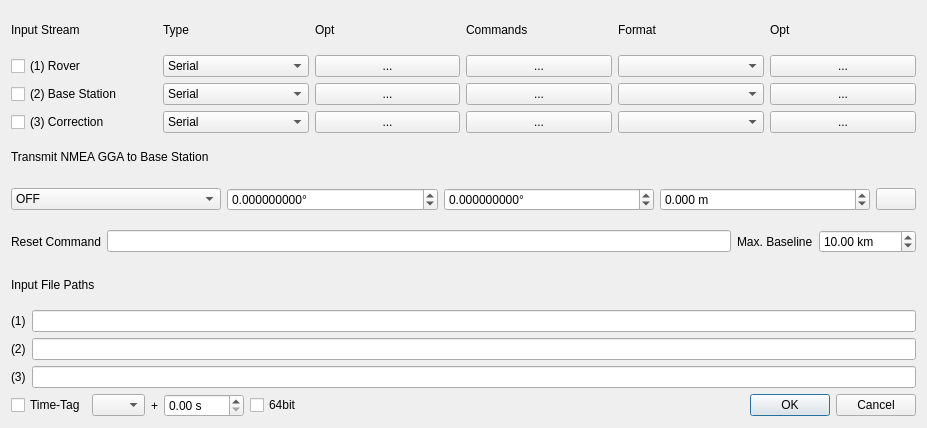
<?xml version="1.0" encoding="UTF-8"?>
<ui version="4.0">
 <class>InputStrDialog</class>
 <widget class="QWidget" name="InputStrDialog">
  <property name="geometry">
   <rect>
    <x>0</x>
    <y>0</y>
    <width>927</width>
    <height>428</height>
   </rect>
  </property>
  <property name="windowTitle">
   <string>Input Streams</string>
  </property>
  <property name="toolTip">
   <string/>
  </property>
  <layout class="QGridLayout" name="gridLayout">
   <item row="14" column="0">
    <widget class="QWidget" name="panelTags" native="true">
     <layout class="QGridLayout" name="gridLayout_4">
      <property name="leftMargin">
       <number>0</number>
      </property>
      <property name="topMargin">
       <number>0</number>
      </property>
      <property name="rightMargin">
       <number>0</number>
      </property>
      <property name="bottomMargin">
       <number>0</number>
      </property>
      <item row="0" column="1">
       <widget class="QComboBox" name="cBTimeSpeed">
        <property name="toolTip">
         <string>Select the replay speed (required time-tag file)</string>
        </property>
        <item>
         <property name="text">
          <string/>
         </property>
        </item>
        <item>
         <property name="text">
          <string>x0.1</string>
         </property>
        </item>
        <item>
         <property name="text">
          <string>x0.2</string>
         </property>
        </item>
        <item>
         <property name="text">
          <string>x0.5</string>
         </property>
        </item>
        <item>
         <property name="text">
          <string>x1</string>
         </property>
        </item>
        <item>
         <property name="text">
          <string>x2</string>
         </property>
        </item>
        <item>
         <property name="text">
          <string>x5</string>
         </property>
        </item>
        <item>
         <property name="text">
          <string>x10</string>
         </property>
        </item>
       </widget>
      </item>
      <item row="0" column="2">
       <widget class="QLabel" name="lblPlus">
        <property name="text">
         <string>+</string>
        </property>
       </widget>
      </item>
      <item row="0" column="3">
       <widget class="QDoubleSpinBox" name="sBTimeStart">
        <property name="suffix">
         <string> s</string>
        </property>
        <property name="maximum">
         <double>3600.000000000000000</double>
        </property>
       </widget>
      </item>
      <item row="0" column="0">
       <widget class="QCheckBox" name="cBTimeTag">
        <property name="toolTip">
         <string>Enable time-tag replay</string>
        </property>
        <property name="text">
         <string>Time-Tag</string>
        </property>
       </widget>
      </item>
      <item row="0" column="4">
       <widget class="QCheckBox" name="cB64Bit">
        <property name="toolTip">
         <string>Use 64 bit time-tags</string>
        </property>
        <property name="text">
         <string>64bit</string>
        </property>
       </widget>
      </item>
     </layout>
    </widget>
   </item>
   <item row="9" column="0" colspan="2">
    <widget class="QWidget" name="PanelInputs" native="true">
     <layout class="QGridLayout" name="gridLayout_6">
      <property name="leftMargin">
       <number>0</number>
      </property>
      <property name="topMargin">
       <number>0</number>
      </property>
      <property name="rightMargin">
       <number>0</number>
      </property>
      <property name="bottomMargin">
       <number>0</number>
      </property>
      <item row="1" column="0">
       <widget class="QLabel" name="label_1">
        <property name="text">
         <string>(1)</string>
        </property>
       </widget>
      </item>
      <item row="2" column="1">
       <widget class="QLineEdit" name="lEFilePath2">
        <property name="toolTip">
         <string>Specify file name for base station data</string>
        </property>
       </widget>
      </item>
      <item row="3" column="1">
       <widget class="QLineEdit" name="lEFilePath3">
        <property name="toolTip">
         <string>Specify file name for correction data</string>
        </property>
       </widget>
      </item>
      <item row="2" column="0">
       <widget class="QLabel" name="label_2">
        <property name="text">
         <string>(2)</string>
        </property>
       </widget>
      </item>
      <item row="3" column="0">
       <widget class="QLabel" name="label_3">
        <property name="text">
         <string>(3)</string>
        </property>
       </widget>
      </item>
      <item row="0" column="0" colspan="2">
       <widget class="QLabel" name="lblInputFilePath">
        <property name="toolTip">
         <string/>
        </property>
        <property name="text">
         <string>Input File Paths</string>
        </property>
        <property name="buddy">
         <cstring>lEFilePath1</cstring>
        </property>
       </widget>
      </item>
      <item row="1" column="1">
       <widget class="QLineEdit" name="lEFilePath1">
        <property name="toolTip">
         <string>Specify file name for rover data</string>
        </property>
       </widget>
      </item>
     </layout>
    </widget>
   </item>
   <item row="14" column="1">
    <widget class="QDialogButtonBox" name="buttonBox">
     <property name="standardButtons">
      <set>QDialogButtonBox::StandardButton::Cancel|QDialogButtonBox::StandardButton::Ok</set>
     </property>
    </widget>
   </item>
   <item row="1" column="0" colspan="2">
    <widget class="QWidget" name="wgNMEA" native="true">
     <layout class="QGridLayout" name="gridLayout_3">
      <property name="leftMargin">
       <number>0</number>
      </property>
      <property name="topMargin">
       <number>0</number>
      </property>
      <property name="rightMargin">
       <number>0</number>
      </property>
      <property name="bottomMargin">
       <number>0</number>
      </property>
      <item row="0" column="0">
       <widget class="QLabel" name="lblNmea">
        <property name="text">
         <string>Transmit NMEA GGA to Base Station</string>
        </property>
        <property name="buddy">
         <cstring>cBNmeaRequestType</cstring>
        </property>
       </widget>
      </item>
      <item row="1" column="0">
       <widget class="QWidget" name="widget" native="true">
        <layout class="QGridLayout" name="gridLayout_5">
         <property name="leftMargin">
          <number>0</number>
         </property>
         <property name="topMargin">
          <number>0</number>
         </property>
         <property name="rightMargin">
          <number>0</number>
         </property>
         <property name="bottomMargin">
          <number>0</number>
         </property>
         <item row="0" column="3">
          <widget class="QDoubleSpinBox" name="sBNmeaPosition3">
           <property name="toolTip">
            <string>Height to send to base station</string>
           </property>
           <property name="suffix">
            <string> m</string>
           </property>
           <property name="decimals">
            <number>3</number>
           </property>
           <property name="minimum">
            <double>-200.000000000000000</double>
           </property>
           <property name="maximum">
            <double>8000.000000000000000</double>
           </property>
          </widget>
         </item>
         <item row="0" column="1">
          <widget class="QDoubleSpinBox" name="sBNmeaPosition1">
           <property name="toolTip">
            <string>Latitude to send to base station</string>
           </property>
           <property name="suffix">
            <string>°</string>
           </property>
           <property name="decimals">
            <number>9</number>
           </property>
           <property name="minimum">
            <double>-180.000000000000000</double>
           </property>
           <property name="maximum">
            <double>180.000000000000000</double>
           </property>
          </widget>
         </item>
         <item row="0" column="2">
          <widget class="QDoubleSpinBox" name="sBNmeaPosition2">
           <property name="toolTip">
            <string>Longitude to send to base station</string>
           </property>
           <property name="suffix">
            <string>°</string>
           </property>
           <property name="decimals">
            <number>9</number>
           </property>
           <property name="minimum">
            <double>-90.000000000000000</double>
           </property>
           <property name="maximum">
            <double>90.000000000000000</double>
           </property>
          </widget>
         </item>
         <item row="0" column="0">
          <widget class="QComboBox" name="cBNmeaRequestType">
           <property name="toolTip">
            <string>Transmit the approximate position of the rover to the base station</string>
           </property>
           <item>
            <property name="text">
             <string>OFF</string>
            </property>
           </item>
           <item>
            <property name="text">
             <string>Latitude/Longitude</string>
            </property>
           </item>
           <item>
            <property name="text">
             <string>Single Solution</string>
            </property>
           </item>
          </widget>
         </item>
         <item row="0" column="4">
          <widget class="QPushButton" name="btnPosition">
           <property name="sizePolicy">
            <sizepolicy hsizetype="Fixed" vsizetype="Fixed">
             <horstretch>0</horstretch>
             <verstretch>0</verstretch>
            </sizepolicy>
           </property>
           <property name="toolTip">
            <string>Select rover position from station list</string>
           </property>
           <property name="icon">
            <iconset resource="../icon/resources.qrc">
             <normaloff>:/buttons/ori</normaloff>:/buttons/ori</iconset>
           </property>
          </widget>
         </item>
        </layout>
       </widget>
      </item>
      <item row="3" column="0">
       <widget class="QWidget" name="widget_3" native="true">
        <layout class="QGridLayout" name="gridLayout_7">
         <property name="leftMargin">
          <number>0</number>
         </property>
         <property name="topMargin">
          <number>0</number>
         </property>
         <property name="rightMargin">
          <number>0</number>
         </property>
         <property name="bottomMargin">
          <number>0</number>
         </property>
         <item row="0" column="2">
          <widget class="QLabel" name="lblMaxBaseLine">
           <property name="text">
            <string>Max. Baseline</string>
           </property>
           <property name="buddy">
            <cstring>sBMaxBaseLine</cstring>
           </property>
          </widget>
         </item>
         <item row="0" column="0">
          <widget class="QLabel" name="lblResetCmd">
           <property name="text">
            <string>Reset Command</string>
           </property>
           <property name="buddy">
            <cstring>lEResetCmd</cstring>
           </property>
          </widget>
         </item>
         <item row="0" column="1">
          <widget class="QLineEdit" name="lEResetCmd">
           <property name="toolTip">
            <string>Reset command to send when max. baseline is reached</string>
           </property>
          </widget>
         </item>
         <item row="0" column="3">
          <widget class="QDoubleSpinBox" name="sBMaxBaseLine">
           <property name="toolTip">
            <string>Maximum baseline which will trigger the reset command to be executed</string>
           </property>
           <property name="suffix">
            <string> km</string>
           </property>
           <property name="maximum">
            <double>99999.990000000005239</double>
           </property>
           <property name="value">
            <double>10.000000000000000</double>
           </property>
          </widget>
         </item>
        </layout>
       </widget>
      </item>
     </layout>
    </widget>
   </item>
   <item row="0" column="0" colspan="2">
    <widget class="QWidget" name="panelStream" native="true">
     <layout class="QGridLayout" name="gridLayout_2">
      <property name="leftMargin">
       <number>0</number>
      </property>
      <property name="topMargin">
       <number>0</number>
      </property>
      <property name="rightMargin">
       <number>0</number>
      </property>
      <property name="bottomMargin">
       <number>0</number>
      </property>
      <item row="0" column="5">
       <widget class="QLabel" name="lblReceiverOptions">
        <property name="toolTip">
         <string/>
        </property>
        <property name="text">
         <string>Opt</string>
        </property>
       </widget>
      </item>
      <item row="0" column="1">
       <widget class="QLabel" name="lblStreamType">
        <property name="toolTip">
         <string/>
        </property>
        <property name="text">
         <string>Type</string>
        </property>
       </widget>
      </item>
      <item row="2" column="2">
       <widget class="QPushButton" name="btnStream2">
        <property name="toolTip">
         <string>Select options for the base station data stream</string>
        </property>
        <property name="text">
         <string>...</string>
        </property>
       </widget>
      </item>
      <item row="3" column="1">
       <widget class="QComboBox" name="cBStream3">
        <property name="toolTip">
         <string>Select input stream type for corrections</string>
        </property>
        <item>
         <property name="text">
          <string>Serial</string>
         </property>
        </item>
        <item>
         <property name="text">
          <string>TCP Client</string>
         </property>
        </item>
        <item>
         <property name="text">
          <string>TCP Server</string>
         </property>
        </item>
        <item>
         <property name="text">
          <string>NTRIP Client</string>
         </property>
        </item>
        <item>
         <property name="text">
          <string>File</string>
         </property>
        </item>
        <item>
         <property name="text">
          <string>FTP</string>
         </property>
        </item>
        <item>
         <property name="text">
          <string>HTTP</string>
         </property>
        </item>
       </widget>
      </item>
      <item row="3" column="3">
       <widget class="QPushButton" name="btnCmd3">
        <property name="toolTip">
         <string>Specify additional commands for the correction data stream</string>
        </property>
        <property name="text">
         <string>...</string>
        </property>
       </widget>
      </item>
      <item row="1" column="3">
       <widget class="QPushButton" name="btnCmd1">
        <property name="toolTip">
         <string>Specify additional commands for the rover</string>
        </property>
        <property name="text">
         <string>...</string>
        </property>
       </widget>
      </item>
      <item row="0" column="4">
       <widget class="QLabel" name="lblFormat">
        <property name="toolTip">
         <string/>
        </property>
        <property name="text">
         <string>Format</string>
        </property>
       </widget>
      </item>
      <item row="3" column="5">
       <widget class="QPushButton" name="btnReceiverOptions3">
        <property name="toolTip">
         <string>Define additional options for the receiver</string>
        </property>
        <property name="text">
         <string>...</string>
        </property>
       </widget>
      </item>
      <item row="2" column="4">
       <widget class="QComboBox" name="cBFormat2">
        <property name="toolTip">
         <string>Select base station data stream format</string>
        </property>
       </widget>
      </item>
      <item row="0" column="2">
       <widget class="QLabel" name="lblStreamOptions">
        <property name="toolTip">
         <string/>
        </property>
        <property name="text">
         <string>Opt</string>
        </property>
       </widget>
      </item>
      <item row="3" column="4">
       <widget class="QComboBox" name="cBFormat3">
        <property name="toolTip">
         <string>Select correction data stream format</string>
        </property>
       </widget>
      </item>
      <item row="2" column="3">
       <widget class="QPushButton" name="btnCmd2">
        <property name="toolTip">
         <string>Specify additional commands for the base station</string>
        </property>
        <property name="text">
         <string>...</string>
        </property>
       </widget>
      </item>
      <item row="1" column="1">
       <widget class="QComboBox" name="cBStream1">
        <property name="toolTip">
         <string>Select input stream type for rover</string>
        </property>
        <item>
         <property name="text">
          <string>Serial</string>
         </property>
        </item>
        <item>
         <property name="text">
          <string>TCP Client</string>
         </property>
        </item>
        <item>
         <property name="text">
          <string>TCP Server</string>
         </property>
        </item>
        <item>
         <property name="text">
          <string>NTRIP Client</string>
         </property>
        </item>
        <item>
         <property name="text">
          <string>File</string>
         </property>
        </item>
       </widget>
      </item>
      <item row="0" column="0">
       <widget class="QLabel" name="lblInputStream">
        <property name="toolTip">
         <string/>
        </property>
        <property name="text">
         <string>Input Stream</string>
        </property>
       </widget>
      </item>
      <item row="1" column="0">
       <widget class="QCheckBox" name="cBStreamC1">
        <property name="toolTip">
         <string>Activate data input stream for the rover</string>
        </property>
        <property name="text">
         <string>(1) Rover</string>
        </property>
       </widget>
      </item>
      <item row="1" column="2">
       <widget class="QPushButton" name="btnStream1">
        <property name="toolTip">
         <string>Select options for the rover data stream</string>
        </property>
        <property name="text">
         <string>...</string>
        </property>
       </widget>
      </item>
      <item row="3" column="0">
       <widget class="QCheckBox" name="cBStreamC3">
        <property name="toolTip">
         <string>Activate data input stream for additional corrections</string>
        </property>
        <property name="text">
         <string>(3) Correction</string>
        </property>
       </widget>
      </item>
      <item row="2" column="0">
       <widget class="QCheckBox" name="cBStreamC2">
        <property name="toolTip">
         <string>Activate data input stream for the base station</string>
        </property>
        <property name="text">
         <string>(2) Base Station</string>
        </property>
       </widget>
      </item>
      <item row="1" column="4">
       <widget class="QComboBox" name="cBFormat1">
        <property name="toolTip">
         <string>Select rover data stream format</string>
        </property>
       </widget>
      </item>
      <item row="2" column="5">
       <widget class="QPushButton" name="btnReceiverOptions2">
        <property name="toolTip">
         <string>Define additional options for the receiver</string>
        </property>
        <property name="text">
         <string>...</string>
        </property>
       </widget>
      </item>
      <item row="3" column="2">
       <widget class="QPushButton" name="btnStream3">
        <property name="toolTip">
         <string>Select options for the correction data stream</string>
        </property>
        <property name="text">
         <string>...</string>
        </property>
       </widget>
      </item>
      <item row="1" column="5">
       <widget class="QPushButton" name="btnReceiverOptions1">
        <property name="toolTip">
         <string>Define additional options for the receiver</string>
        </property>
        <property name="text">
         <string>...</string>
        </property>
       </widget>
      </item>
      <item row="0" column="3">
       <widget class="QLabel" name="lblCommands">
        <property name="toolTip">
         <string/>
        </property>
        <property name="text">
         <string>Commands</string>
        </property>
       </widget>
      </item>
      <item row="2" column="1">
       <widget class="QComboBox" name="cBStream2">
        <property name="toolTip">
         <string>Select input stream type for base station</string>
        </property>
        <item>
         <property name="text">
          <string>Serial</string>
         </property>
        </item>
        <item>
         <property name="text">
          <string>TCP Client</string>
         </property>
        </item>
        <item>
         <property name="text">
          <string>TCP Server</string>
         </property>
        </item>
        <item>
         <property name="text">
          <string>NTRIP Client</string>
         </property>
        </item>
        <item>
         <property name="text">
          <string>File</string>
         </property>
        </item>
       </widget>
      </item>
     </layout>
    </widget>
   </item>
  </layout>
 </widget>
 <tabstops>
  <tabstop>cBStreamC1</tabstop>
  <tabstop>cBStream1</tabstop>
  <tabstop>btnStream1</tabstop>
  <tabstop>btnCmd1</tabstop>
  <tabstop>cBFormat1</tabstop>
  <tabstop>btnReceiverOptions1</tabstop>
  <tabstop>cBStreamC2</tabstop>
  <tabstop>cBStream2</tabstop>
  <tabstop>btnStream2</tabstop>
  <tabstop>btnCmd2</tabstop>
  <tabstop>cBFormat2</tabstop>
  <tabstop>btnReceiverOptions2</tabstop>
  <tabstop>cBStreamC3</tabstop>
  <tabstop>cBStream3</tabstop>
  <tabstop>btnStream3</tabstop>
  <tabstop>btnCmd3</tabstop>
  <tabstop>cBFormat3</tabstop>
  <tabstop>btnReceiverOptions3</tabstop>
  <tabstop>cBNmeaRequestType</tabstop>
  <tabstop>sBNmeaPosition1</tabstop>
  <tabstop>sBNmeaPosition2</tabstop>
  <tabstop>sBNmeaPosition3</tabstop>
  <tabstop>btnPosition</tabstop>
  <tabstop>lEResetCmd</tabstop>
  <tabstop>sBMaxBaseLine</tabstop>
  <tabstop>lEFilePath1</tabstop>
  <tabstop>lEFilePath2</tabstop>
  <tabstop>lEFilePath3</tabstop>
  <tabstop>cBTimeTag</tabstop>
  <tabstop>cBTimeSpeed</tabstop>
  <tabstop>cB64Bit</tabstop>
 </tabstops>
 <resources>
  <include location="../icon/resources.qrc"/>
 </resources>
 <connections/>
</ui>
